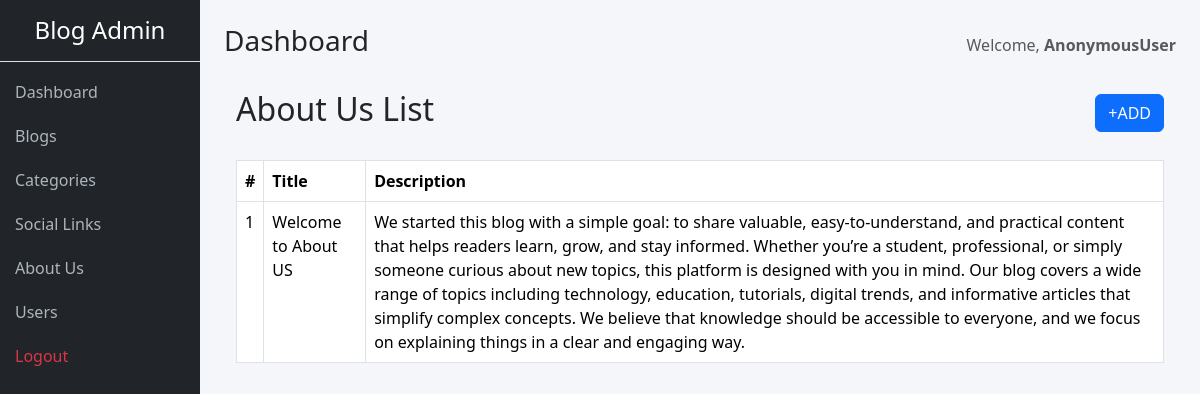
The app's page /dashboard/about/ with its own data.
### main/models.py (models this page shows, shortened)
class About_us(models.Model):
    title=models.CharField(max_length=200)
    descretion=models.TextField()

### core/views.py (the view)
# urls.py: path('about/',about_list,name='about_list')
def about_list(request):
    abouts = About_us.objects.all()
    context = {
        'abouts': abouts
    }
    return render(request, 'aboutus.html', context)

### core/templates/aboutus.html
{% extends 'base.html' %}
{% block content %}
<div class="container">
    <div class="mb-4">
        <div class="d-flex justify-content-between align-items-center mb-4">
            <h2>About Us List</h2>
            <a href="#" class=" btn btn-primary"> +ADD</a>
        </div>
        <table class="table table-bordered">
            <thead>
                <tr>
                    <th>#</th>
                    <th>Title</th>
                    <th>Description</th>
                </tr>
            </thead>
            <tbody>
                {% for about in abouts %}
                <tr>
                    <td>{{ forloop.counter }}</td>
                    <td>{{ about.title }}</td>
                    <td>{{ about.descretion }}</td>
                </tr>
                {% empty %}
                <tr>
                    <td colspan="3">No data found</td>
                </tr>
                {% endfor %}
            </tbody>
        </table>
    </div>
</div>
{% endblock %}

### core/templates/base.html (style rules this page uses)
body { background-color: #f4f6f9; }

### records on screen
About_us: title "Welcome to About US", descretion "We started this blog with a simple goal: to share valuable, easy-to-understand, and practical content that helps readers learn, grow, and stay informed. Whether you’re a student, professional, or simply someone curious about new topics, this platform is designed with you in mind. Our blog covers a wide range of topics including technology, education, tutorials, digital trends, and informative articles that simplify complex concepts. We believe that knowledge should be accessible to everyone, and we focus on explaining things in a clear and engaging way."

### other values on screen
{{ user }} "AnonymousUser"
